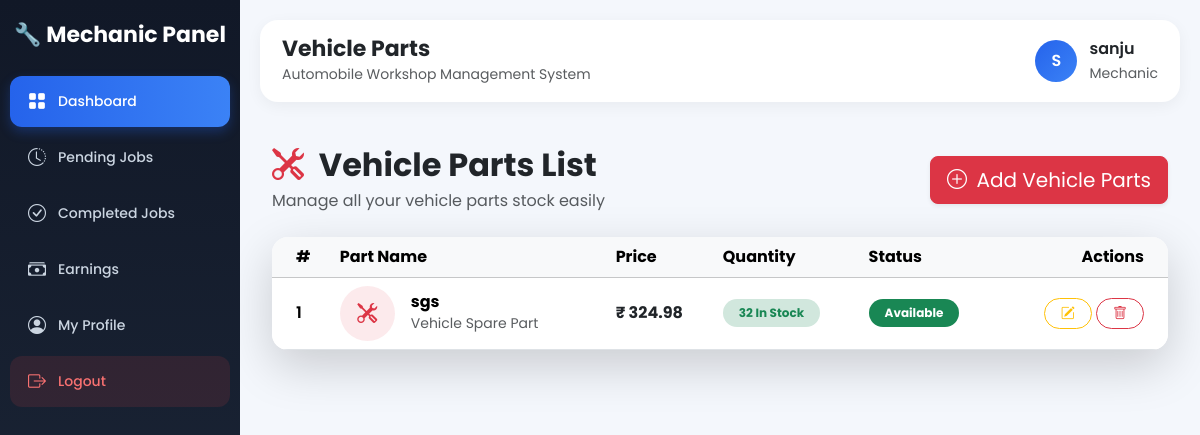
The page /mechanic/parts-list/ (signed in) on the database as committed earlier.
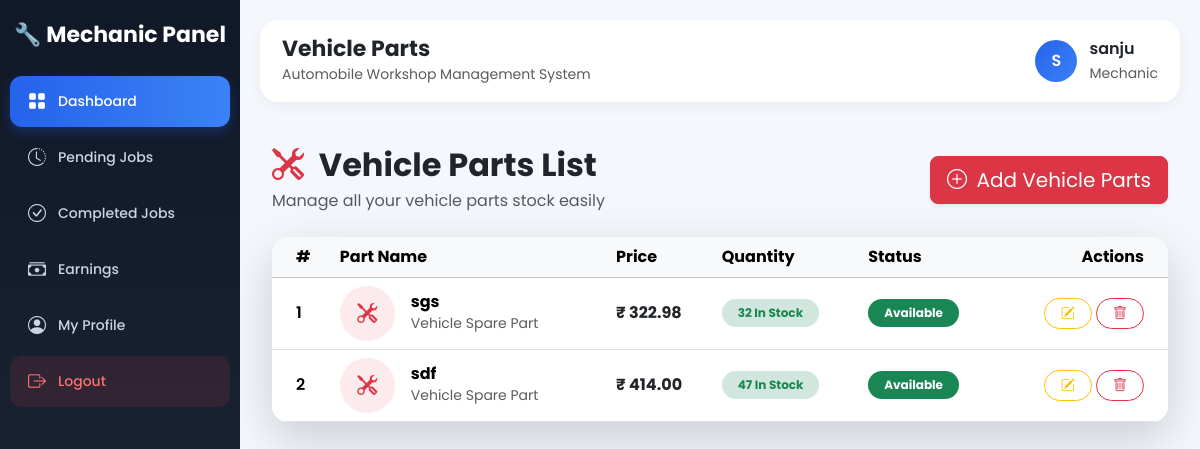
The same page on the database as committed later.
### mechanic/models.py (models this page shows, shortened)
class StockManagement(models.Model):
    mechanic = models.ForeignKey(Mechanic, on_delete=models.CASCADE)
    item_name = models.CharField(max_length=255)
    quantity = models.PositiveIntegerField()
    stock_pic = models.ImageField(upload_to='stock_pic/', blank=True, null=True)
    price = models.DecimalField(max_digits=10, decimal_places=2)
    created_at = models.DateTimeField(auto_now_add=True)

### mechanic/views.py (the view)
# urls.py: path('parts-list/', views.vehicle_parts_list, name='vehicle_parts_list'),
def vehicle_parts_list(request):
    mechanic = check_mechanic_access(request)
    if mechanic is None:
        return redirect('login_mechanic')
    if mechanic == 'not_valid':
        return render(request, 'application_submitted.html')
    if mechanic == 'reject':
        return render(request, 'application_rejected.html')
    stockes = StockManagement.objects.filter(mechanic=mechanic)
    return render(request, 'vehicle_parts_list.html', {
        'mechanic': mechanic,
        'stockes' : stockes
    })

### mechanic/views.py (called while the page is built)
def check_mechanic_access(request):
    mechanic_id = request.session.get('mechanic_id')
    if not mechanic_id:
        return None
    try:
        mechanic = Mechanic.objects.get(id=mechanic_id)
        if mechanic.is_reject:
            return 'reject'
        if not mechanic.is_valid:
            return 'not_valid'
        return mechanic
    except Mechanic.DoesNotExist:
        return None

### mechanic/templates/vehicle_parts_list.html (shortened to what the changed rows need)
{% extends 'base_mechanic.html' %}
{% block content %}
<div class="container py-4">
    <div class="d-flex justify-content-between align-items-center mb-4 flex-wrap gap-3">
        <div>
            <h2 class="fw-bold mb-1">
                <i class="bi bi-tools text-danger me-2"></i>
                Vehicle Parts List
            </h2>
        </div>
    </div>
    <div class="card border-0 shadow-lg rounded-4 overflow-hidden">
        {% if stockes %}
        <div class="table-responsive">
            <table class="table align-middle table-hover mb-0">
                <thead class="table-light">
                    <tr>
                        <th class="ps-4">#</th>
                        <th>Part Name</th>
                        <th>Price</th>
                        <th>Quantity</th>
                        <th>Status</th>
                        <th class="text-end pe-4">Actions</th>
                    </tr>
                </thead>
                <tbody>
                    {% for s in stockes %}
                    <tr>
                        <td class="ps-4 fw-semibold">
                            {{ forloop.counter }}
                        </td>
                        <td>
                            <div class="d-flex align-items-center">
                                <div class="bg-danger bg-opacity-10
                                            rounded-circle d-flex
                                            align-items-center
                                            justify-content-center me-3"
                                     style="width:55px;height:55px;">
                                    <i class="bi bi-tools text-danger fs-5"></i>
                                </div>
                                <div>
                                    <h6 class="mb-0 fw-bold">
                                        {{ s.item_name }}
                                    </h6>
                                    <small class="text-muted">
                                        Vehicle Spare Part
                                    </small>
                                </div>
                            </div>
                        </td>
                        <td>
                            <span class="fw-bold text-dark">
                                ₹ {{ s.price }}
                            </span>
                        </td>
                        <td>
                            {% if s.quantity > 10 %}
                                <span class="badge bg-success-subtle text-success px-3 py-2 rounded-pill">
                                    {{ s.quantity }} In Stock
                                </span>
                            {% elif s.quantity > 0 %}
                                <span class="badge bg-warning-subtle text-warning px-3 py-2 rounded-pill">
                                    {{ s.quantity }} Low Stock
                                </span>
                            {% else %}
                                <span class="badge bg-danger-subtle text-danger px-3 py-2 rounded-pill">
                                    Out of Stock
                                </span>
                            {% endif %}
                        </td>
                        <td>
                            {% if s.quantity > 0 %}
                                <span class="badge bg-success rounded-pill px-3 py-2">
                                    Available
                                </span>
                            {% else %}
                                <span class="badge bg-danger rounded-pill px-3 py-2">
                                    Unavailable
                                </span>
                            {% endif %}
                        </td>
                        <td class="text-end pe-4">
                            <a href="{% url 'modify_vehicle_parts' s.id %}"
                               class="btn btn-sm btn-outline-warning rounded-pill px-3">
                                <i class="bi bi-pencil-square"></i>
                            </a>
                            <form action="{% url 'delete_vehicle_parts' s.id %}"
                                  method="POST"
                                  class="d-inline">
                                <button type="submit"
                                        class="btn btn-sm btn-outline-danger rounded-pill px-3"
                                        onclick="return confirm('Delete this vehicle part?');">
                                    <i class="bi bi-trash"></i>
                                </button>
                            </form>
                        </td>
                    </tr>
                    {% endfor %}
                </tbody>
            </table>
        </div>
        {% endif %}
    </div>
</div>
{% endblock %}

Rows that differ between the two databases and show on the page:
changed StockManagement "sgs": price "324.98" → "322.98"
added StockManagement: item_name "sdf", price "414.00", quantity "47", shows "Available"
